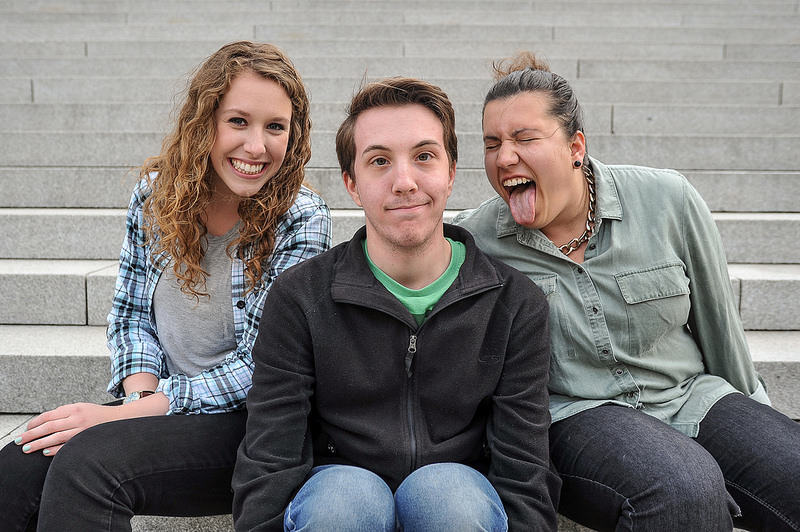
#> input picture exercise-4.jpg, 800 x 532 px; its folder holds 4 pictures in this run
$ python Main.py   (older library calls are emulated)
#> lines starting #> are read from the running program, lines starting #| are printed output that depends on the picture; after the words box and inside, x2 and y2 are one past the last pixel; in counts of white or black regions, pixels touching at a corner belong together
#> in readImage, returned value is the input picture: PIL image 800x532 RGB; mean R, G, B 127.5, 123.9, 122.3
### Read.py
import cv2
from PIL import Image


def readImage(i):
    return Image.open("exercise-"+`i`+".jpg")

def readSrc(i):
#> called with i = 4
    return cv2.imread("exercise-"+`i`+".jpg")
#> returned value: shape (532, 800, 3)

### Edge.py
from skimage.filters import roberts
from matplotlib import pyplot as plt
import numpy as np
from PIL import Image
from Read import readImage

def EdgeDetector (x):
    return roberts(x)

def EdgePlot(x):
    plt.imshow(x, cmap=plt.cm.gray)
    plt.show()

def prepare(i):
#> called with i = 4
    temp = readImage(i)
    im_grey = temp.convert('L')
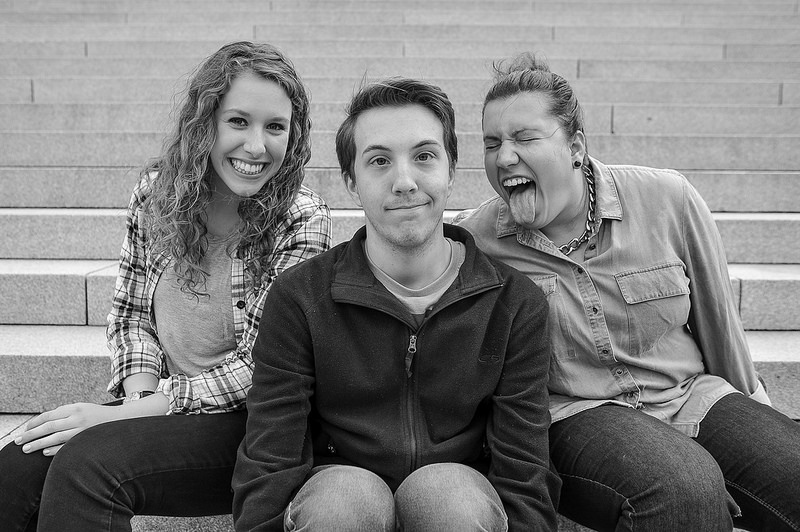
#> im_grey: PIL image 800x532 L; min 0, max 255, mean 124.8
    array = np.array(im_grey)
    return array

def twoD(x):
    a = Image.fromarray(x)
    b = a.convert('L')
    c = np.array(b)
    return c

### Convert.py
import numpy as np
from PIL import Image

Y = 0
Cb = 1
Cr = 2

def convert(img):
    img = img.convert('YCbCr')
    return np.array(img)

def crch(img):
    YCbCr = list(img.getdata())
    imYCbCr = np.reshape(YCbCr, (img.size[1], img.size[0], 3))
    imYCbCr = imYCbCr.astype(np.uint8)
    # Cr is the red-difference chroma component (changes in red colorfulness)
    return Image.fromarray(imYCbCr[:, :, Cr], "L")

def cbch(img):
    YCbCr = list(img.getdata())
    imYCbCr = np.reshape(YCbCr, (img.size[1], img.size[0], 3))
    imYCbCr = imYCbCr.astype(np.uint8)
    #Cb is the blue-difference chroma component (changes in blue colorfulness)
    return Image.fromarray(imYCbCr[:, :, Cb], "L")


# [6 lines left out: function ych, not called in this run]

### Binary.py
import numpy as np
from scipy import ndimage
from matplotlib import pyplot as plt
from matplotlib import cm

white = [255, 255, 255]
black = [0, 0, 0]
blue = [0, 0, 139]

def binaryConversion(a, cb, cr):
    for (x, y), pixel in np.ndenumerate(cb):
        if (pixel >= 105 and pixel <= 135):
            a[x, y, :] = white
        else:
            a[x, y, :] = black

    for (x, y), pixel in np.ndenumerate(cr):
        if (pixel >= 140 and pixel <= 165):
            a[x, y, :] = white
        else:
            a[x, y, :] = black

    return a

def binaryMorphology(x):
    ndimage.binary_closing(x).astype(np.int)
    ndimage.binary_dilation(x).astype(np.int)
    ndimage.binary_erosion(ndimage.binary_dilation(x)).astype(np.int)
    return x

### Plot.py
import numpy as np
from matplotlib import pyplot as plt
from PIL import Image


# [4 lines left out: function plotChannel, not called in this run]

def plotImage(x):
    plt.imshow(x)
    plt.show()

### Main.py
from Plot import plotImage, plotChannel
from Read import readImage, readSrc
from Convert import convert, ych, cbch, crch
from Binary import binaryConversion, binaryMorphology
from Edge import EdgeDetector, EdgePlot, prepare, twoD

img = readImage(4)
copy = readSrc(4)
edge_array = prepare(4)

img = img.convert('YCbCr')
#> img: PIL image 800x532 YCbCr; mean of channels 0, 1, 2 124.3, 126.2, 129.5
ycbcr = convert(img)

cbChannel = cbch(img)
#> in cbch, `YCbCr = list(img.getdata())`: YCbCr = 425600 items
#> in cbch, `imYCbCr = np.reshape(YCbCr, (img.size[1], img.size[0], 3))`: imYCbCr: shape (532, 800, 3) int64; mean of channels 0, 1, 2 124.3, 126.2, 129.5
#> in cbch, `return Image.fromarray(imYCbCr[:, :, Cb], "L")`:
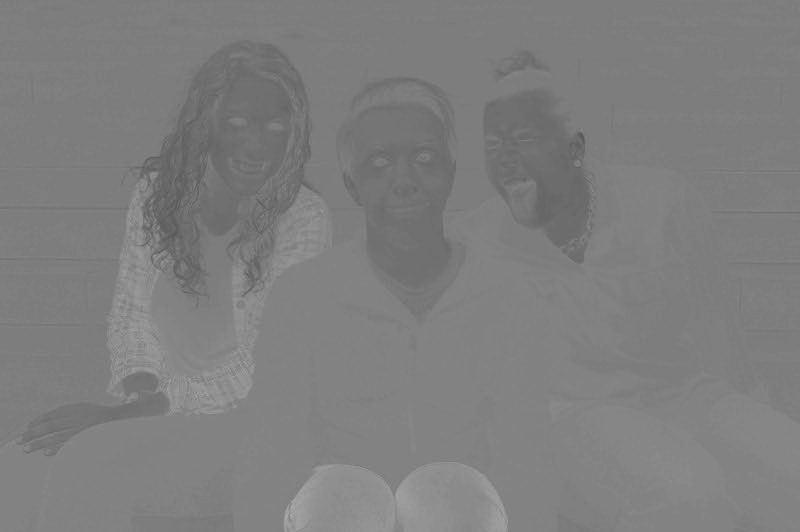
#> returned value: PIL image 800x532 L; min 87, max 171, mean 126.2
crChannel = crch(img)
#> in crch, `return Image.fromarray(imYCbCr[:, :, Cr], "L")`:
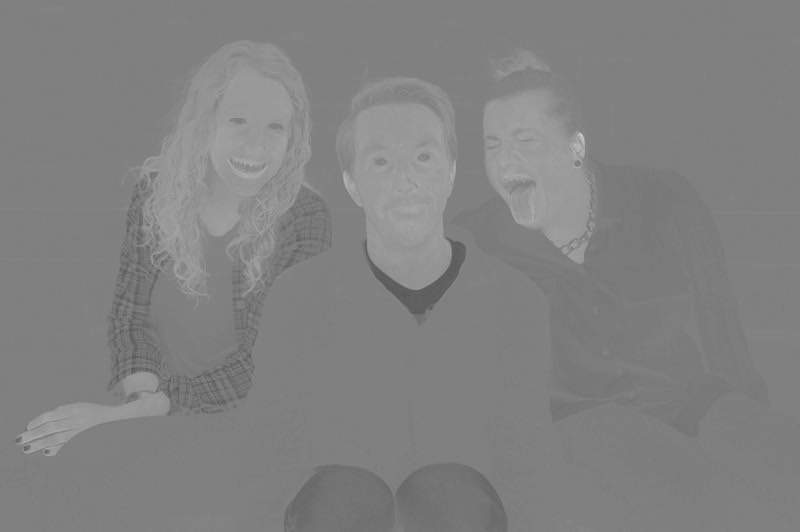
#> returned value: PIL image 800x532 L; min 84, max 207, mean 129.5

copy = binaryConversion(copy, cbChannel, crChannel)
#> the loop in binaryConversion, `for (x, y), pixel in np.ndenumerate(cb):` made 425600 passes
#> pixel on passes 1 to 3: 125, 125, 125
#> after the loop in binaryConversion, `for (x, y), pixel in np.ndenumerate(cb):`:
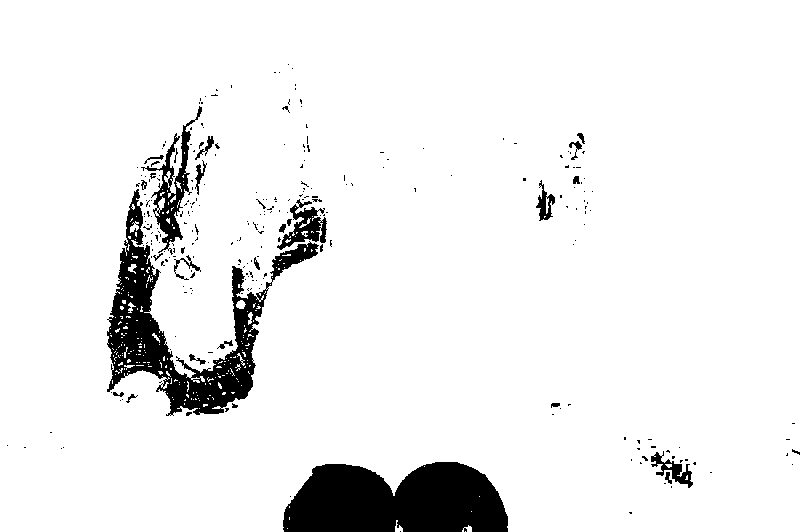
#> a: shape (532, 800, 3); 92.9% white; 268 black regions (238 under 20 px), largest, box (x1, y1, x2, y2) and area: (283, 462, 508, 532) 12800, (107, 189, 319, 416) 11479, (141, 106, 202, 255) 1903
#> the loop in binaryConversion, `for (x, y), pixel in np.ndenumerate(cr):` made 425600 passes
#> pixel on passes 1 to 3: 128, 128, 128
#> after the loop in binaryConversion, `for (x, y), pixel in np.ndenumerate(cr):`:
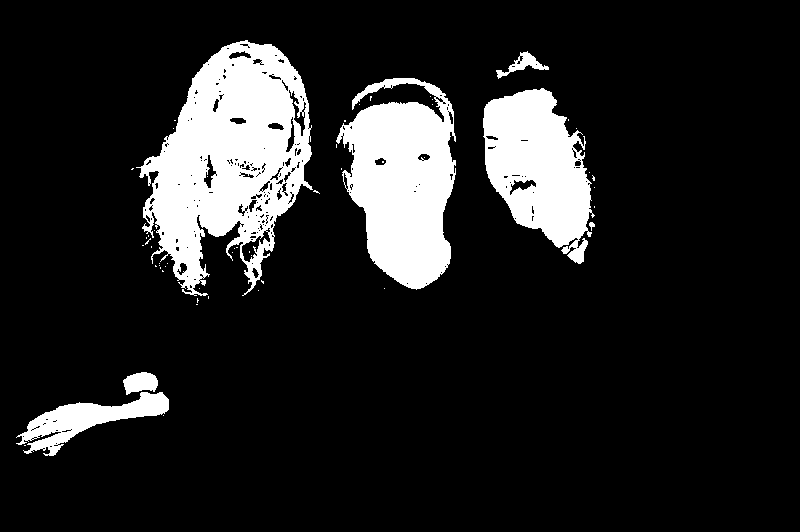
#> a: shape (532, 800, 3); 13.8% white; 55 white regions (48 under 20 px), largest, box (x1, y1, x2, y2) and area: (136, 40, 313, 296) 25046, (336, 78, 456, 290) 16675, (483, 88, 595, 264) 12124
copy = binaryMorphology(copy)

edge_array = twoD(edge_array)
edge = EdgeDetector(edge_array)
#> in EdgeDetector, `return roberts(x)`:
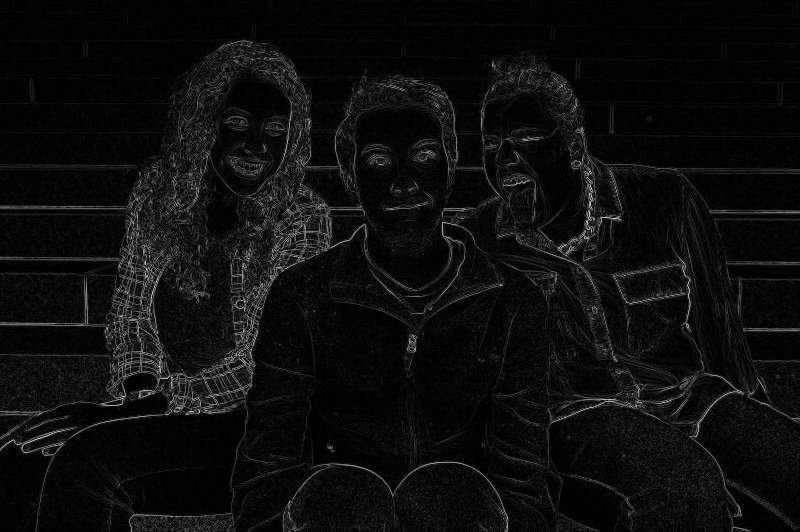
#> returned value: shape (532, 800) float64; min 0, max 0.843, mean 0.0543

# cedge_array = twoD(copy)
# cedge = EdgeDetector(cedge_array)
# plotImage(cedge)

plotImage(copy)
plotImage(edge)
